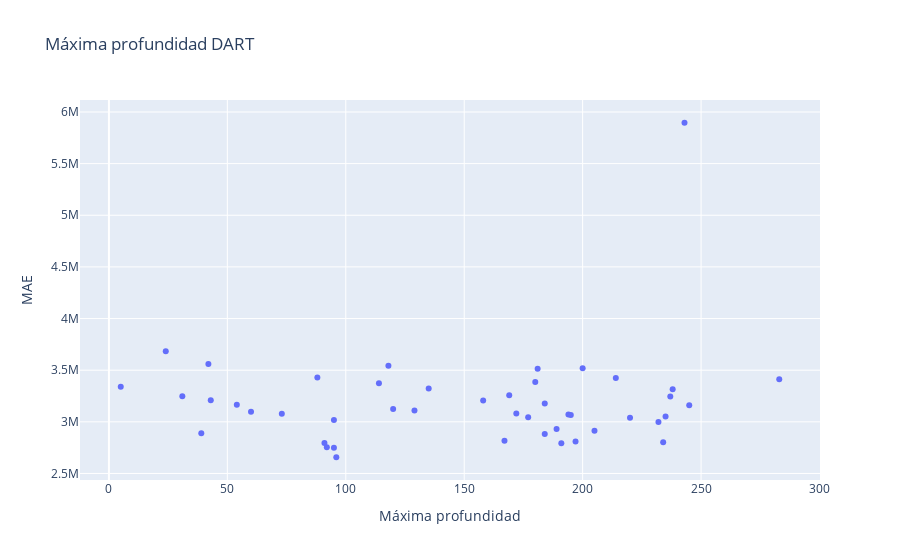

This figure's notebook cell:
### Code cell
fig = go.Figure(data=go.Scatter(x = Z_dart, y = mae_dart, mode='markers'))
fig.update_layout(
    title = "Máxima profundidad DART",
    xaxis_title = "Máxima profundidad",
    yaxis_title = "MAE")
fig.show()
